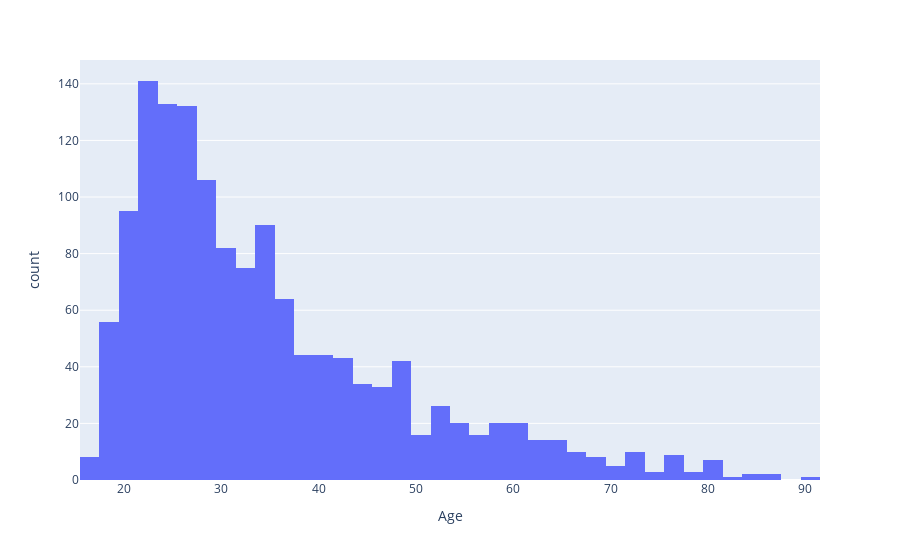

Notebook code for this chart:
### Code cell
# Graficar las edades de los participantes.

fig2 = px.histogram(df, x="Age")
fig2.show()

### Figure 1 — Plotly figure (JSON) as saved in the notebook; plotly's stock layout.template omitted (floating-point values rounded to 4 significant figures; data arrays with more than 128 entries replaced by an {"elided": "..."} marker saying what was removed)
{"data": [{"alignmentgroup": "True", "bingroup": "x", "hovertemplate": "Age=%{x}<br>count=%{y}<extra></extra>", "legendgroup": "", "marker": {"color": "#636efa", "pattern": {"shape": ""}}, "name": "", "offsetgroup": "", "orientation": "v", "showlegend": false, "type": "histogram", "x": {"elided": "1429 int values"}, "xaxis": "x", "yaxis": "y"}], "layout": {"barmode": "relative", "legend": {"tracegroupgap": 0}, "margin": {"t": 60}, "xaxis": {"anchor": "y", "domain": [0, 1], "title": {"text": "Age"}}, "yaxis": {"anchor": "x", "domain": [0, 1], "title": {"text": "count"}}}}
